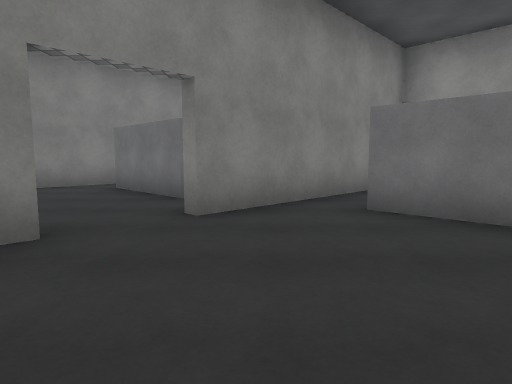
View 1 (above)

24 first-person views from a walk through a 3-D level made in the Unity game engine. The camera is 1.3 m above the floor, tilts 6° down and sees 75° across. Doors are open. The floor is counted in squares, 2 m on a side. Each view is taken from the middle of a square. On the plan, view 1 faces up. The plan holds only what a view shows up to about 10 squares ahead; the rest is blank. The place goes on beyond the plan. The player character is not drawn. Some animated figures are not drawn. Surface patterns are stand-ins for the level's own textures.

View 2
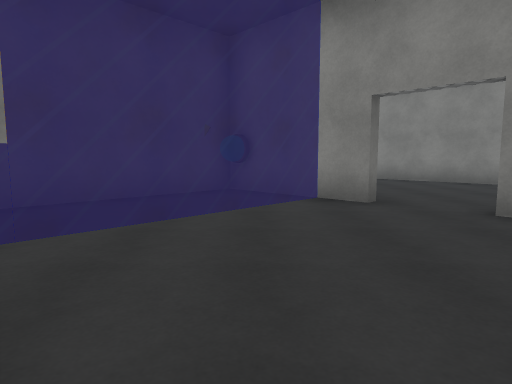

View 3
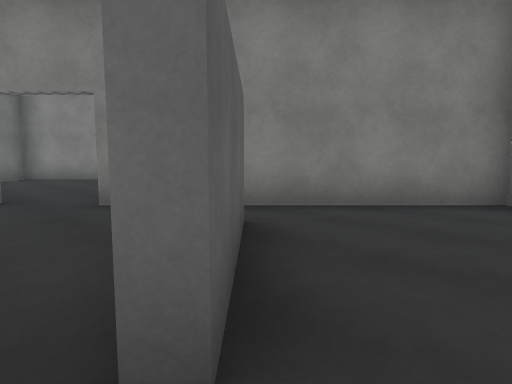

View 4
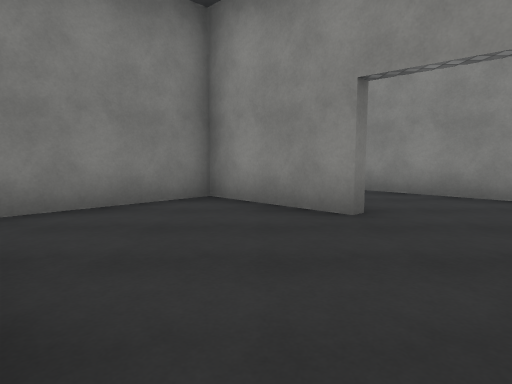

View 5
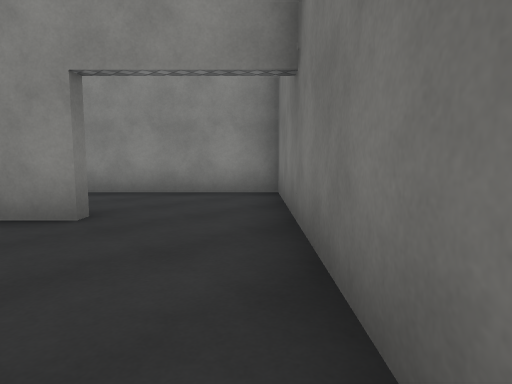

View 6
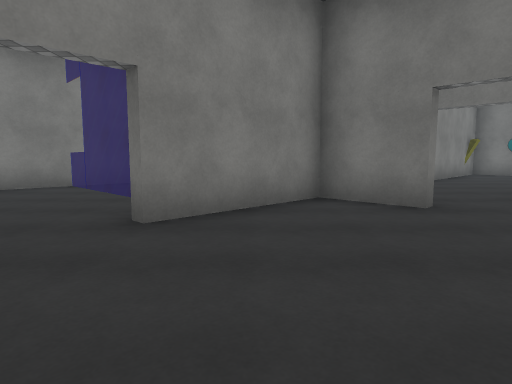

View 7
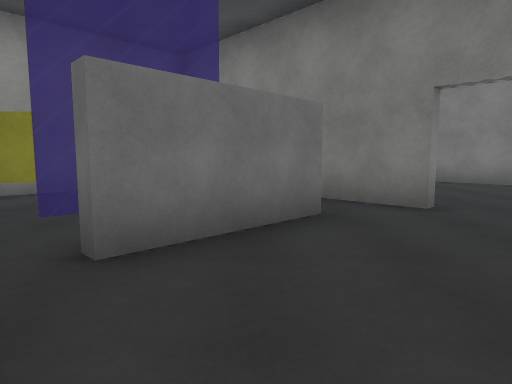

View 8
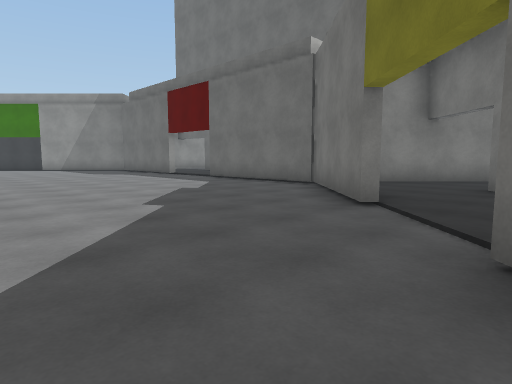

View 9
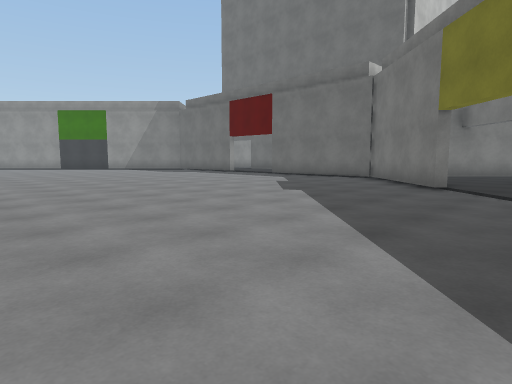

View 10
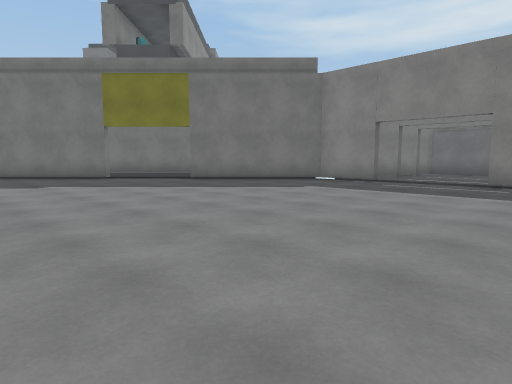

View 11
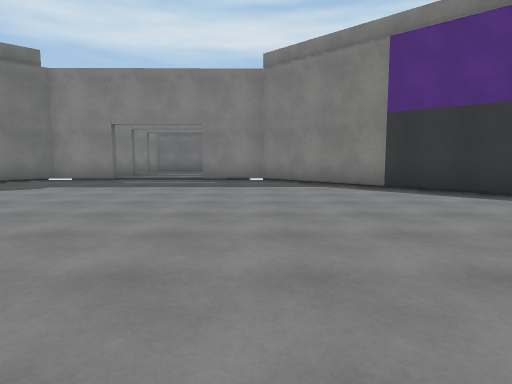

View 12
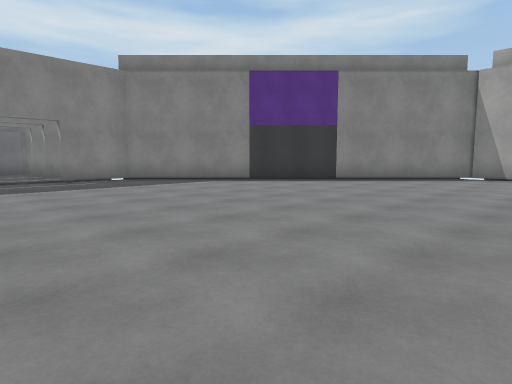

View 13
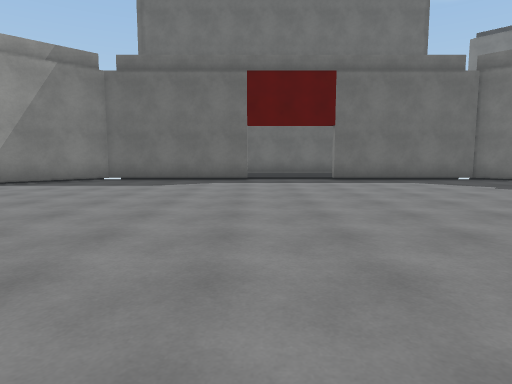

View 14
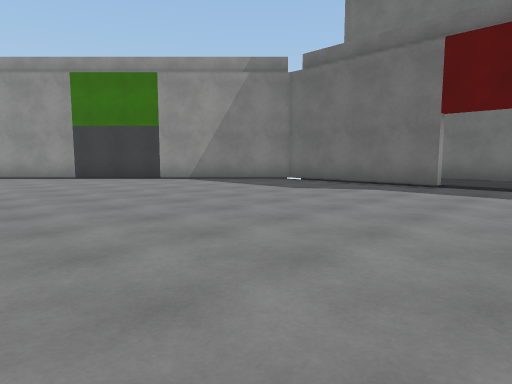

View 15
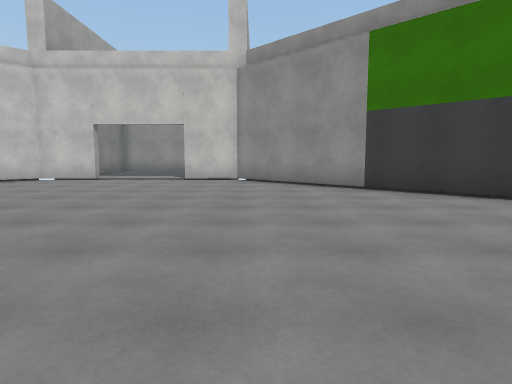

View 16
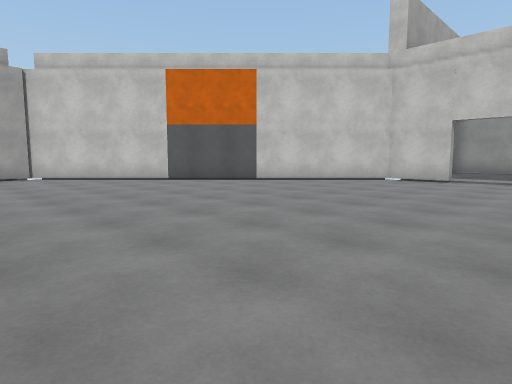

View 17
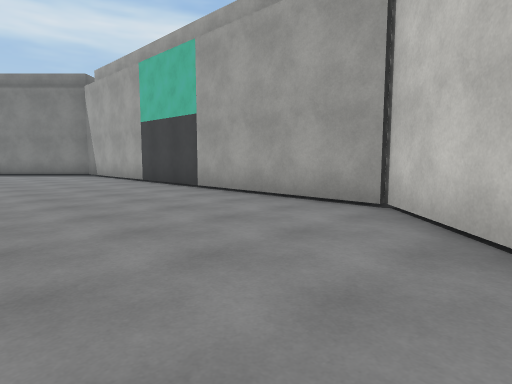

View 18
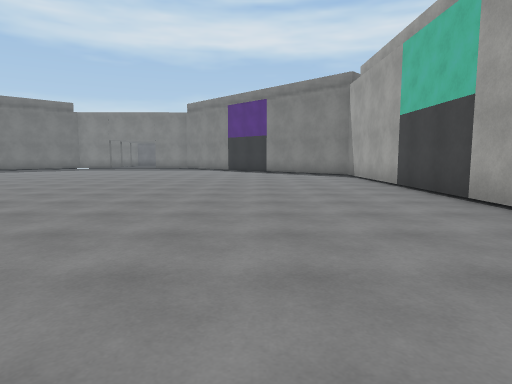

View 19
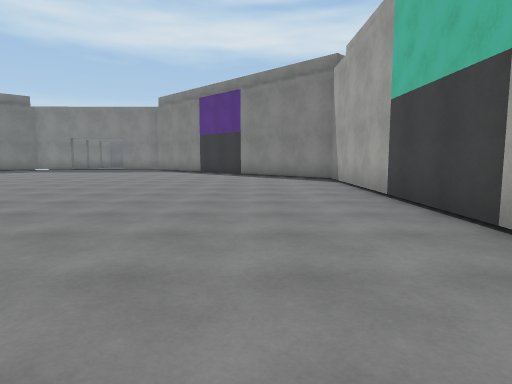

View 20
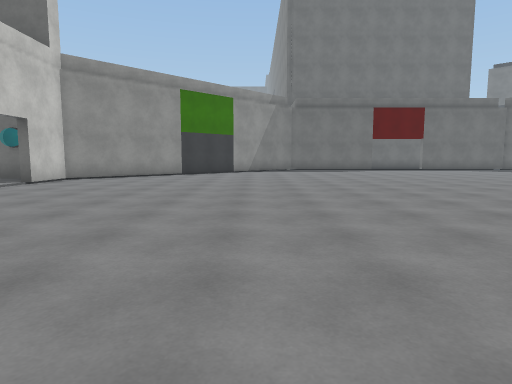

View 21
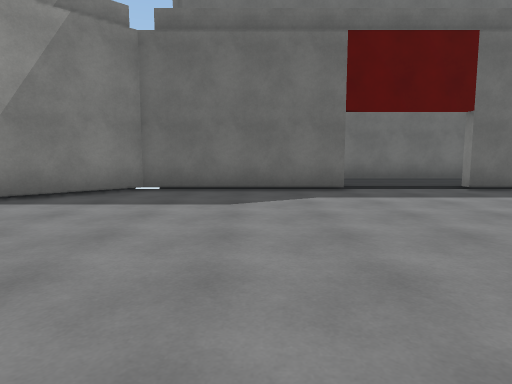

View 22
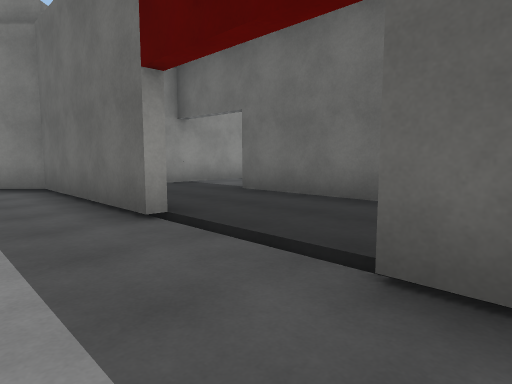

View 23
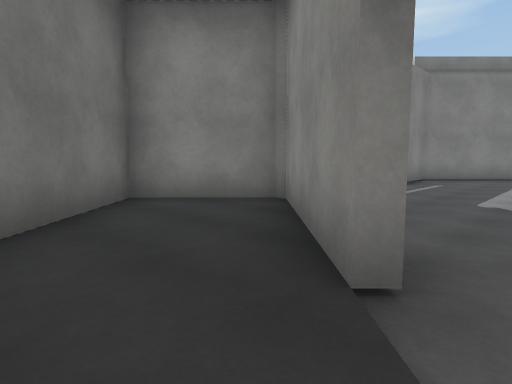

View 24
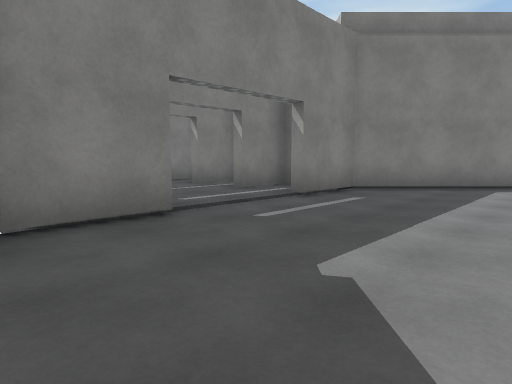

### Floor plan
Ten units are one square. View 1 is at (0, 0); x grows to the right and y downward. Boxes are objects, and circles mark ways between rooms. Rooms are numbered by the first view taken in them; rooms with no view inside come last. Other rooms are left out.
<svg viewBox="-80 -266 355 296">
<path fill="none" stroke="#000" d="M24 -31 14 -41M-17 -26 -27 -16M1 25 48 -22M8 -51 -7 -36M-52 -18 -40 -7 -19 -28M-27 -16 -38 -5 -31 2M-9 -38 4 -50M-11 -52 -30 -70M-34 -82 -75 -41 -67 -33M151 -64 193 -64 264 -135 264 -151M61 -89 86 -64 128 -64M43 -104 16 -131 -2 -114 18 -93M16 -151 17 -134 44 -106M264 -174 264 -190 193 -261 85 -261 16 -192 16 -175M111 -36 156 -36M156 -36 168 -36M190 -15 190 -40M-21 12 -11 22M-31 2 -21 12"/>
<rect x="-35" y="-15" width="10" height="10" fill="#bbb"><title>other object</title></rect>
<circle cx="-13" cy="-33" r="3" fill="#2a7"/>
<circle cx="165" cy="-50" r="3" fill="#2a7"/>
<text x="10" y="-10">1</text>
<text x="-40" y="-40">2</text>
<text x="140" y="-160">3</text>
<text x="180" y="-40">4</text>
<text x="-10" y="10">5</text>
<text x="-20" y="0">6</text>
</svg>
Room 1 opens to room 2. Room 3 opens to room 4.

Where each view was taken, in squares from view 1:
view 1: 0 up, 0 right, facing up
view 2: 1 up, 3 right, facing left
view 3: 2 up, 4 right, facing up-left
view 4: 2 up, 4 right, facing up
view 5: 2 up, 4 right, facing up-right
view 6: 6 up, 3 left, facing down
view 7: 6 up, 5 left, facing right
view 8: 13 up, 4 right, facing down-right
view 9: 16 up, 4 right, facing down-right
view 10: 19 up, 10 right, facing down-left
view 11: 19 up, 11 right, facing left
view 12: 15 up, 11 right, facing up-left
view 13: 16 up, 15 right, facing down
view 14: 14 up, 13 right, facing down-right
view 15: 13 up, 17 right, facing right
view 16: 15 up, 17 right, facing up-right
view 17: 22 up, 21 right, facing up-left
view 18: 23 up, 20 right, facing left
view 19: 24 up, 18 right, facing left
view 20: 23 up, 21 right, facing down
view 21: 13 up, 17 right, facing down
view 22: 8 up, 12 right, facing down-right
view 23: 9 up, 5 right, facing up-left
view 24: 13 up, 5 right, facing up-left
